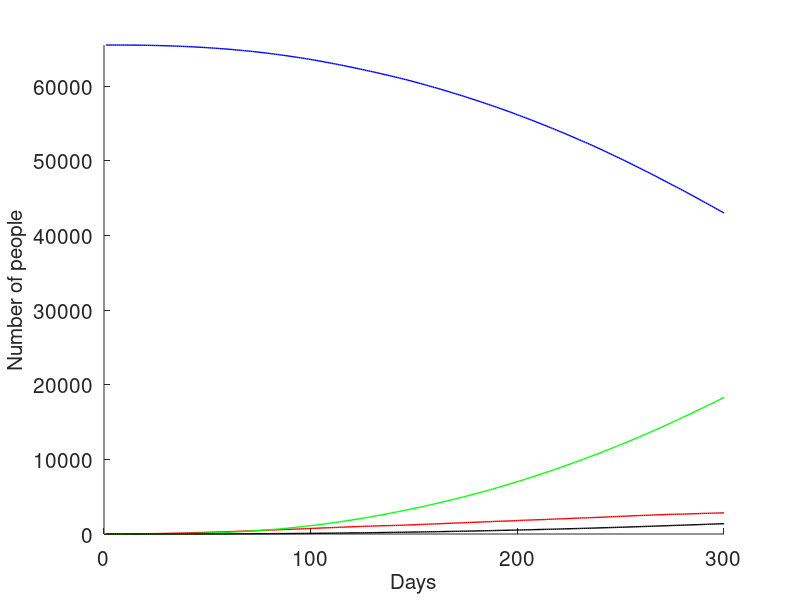
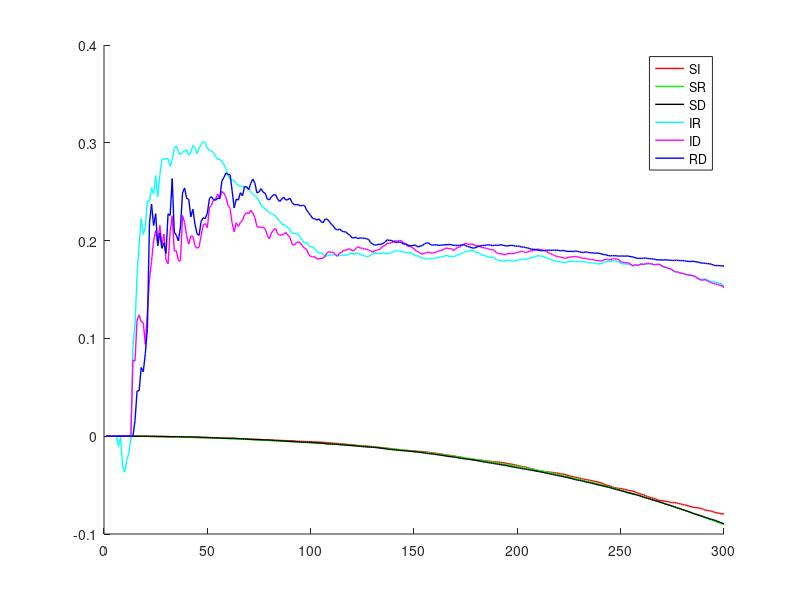
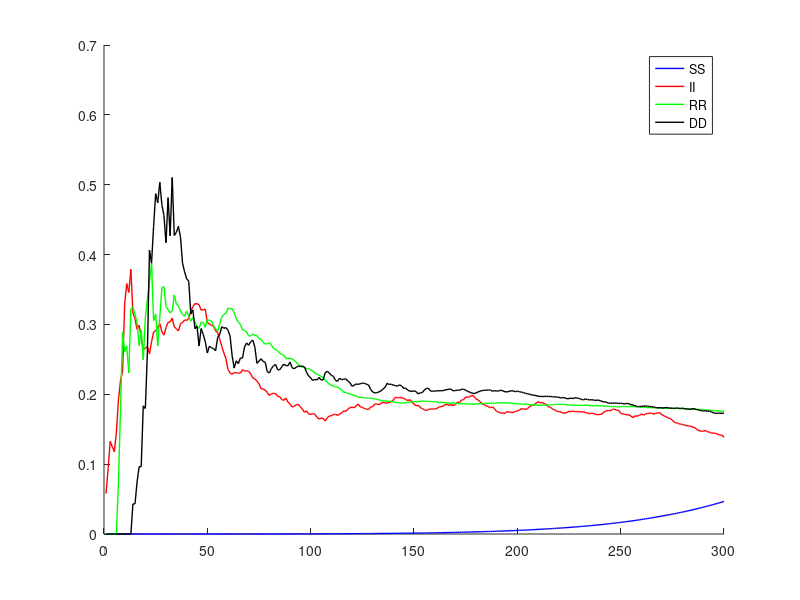
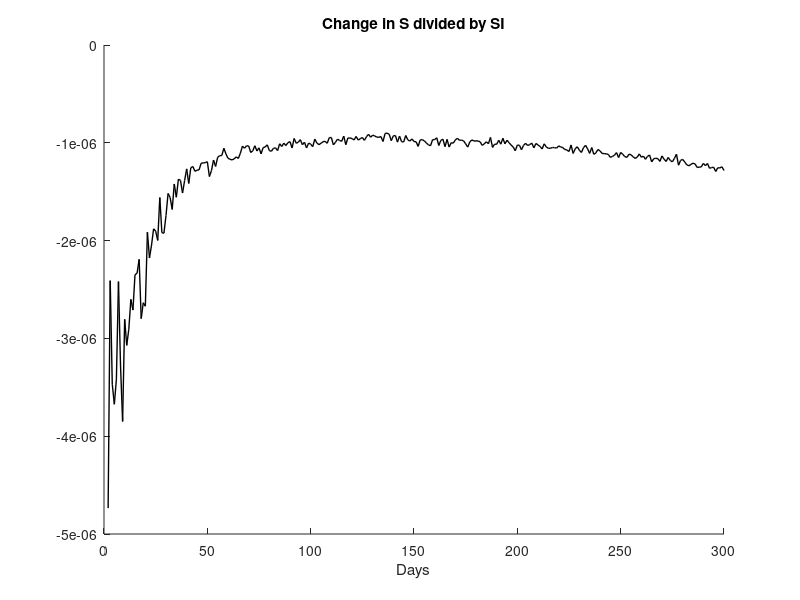

Write the MATLAB code that produced these figures, in order.

%SIRD model
clear

size=256; %side length of square

days=300;

infection_rate=.05; %the rate that each additional neighbor multiplies the infection by
infection_radius=3; %how much taxicab distance away someone can be and still infect
infection_factor=2; %chance goes down by a factor of this for every further distance
death_chance=.0003;
recovery_chance=.004;
long_connections=5; %how many "longer distance" connections can infect people
success_connect=.5;

times=20; %ensemble only

%setting up infection mechanism
for radius=1:infection_radius
  for x_offset=0:radius
    infection_matrix(infection_radius+1+x_offset,infection_radius+1+radius-x_offset)=1/infection_factor^(radius-1); 
    infection_matrix(infection_radius+1-x_offset,infection_radius+1+radius-x_offset)=1/infection_factor^(radius-1);
    infection_matrix(infection_radius+1+x_offset,infection_radius+1-radius+x_offset)=1/infection_factor^(radius-1);
    infection_matrix(infection_radius+1-x_offset,infection_radius+1-radius+x_offset)=1/infection_factor^(radius-1);    
  endfor
endfor

for iter=1:times
  lattice_si(:,:,iter)=zeros(size,size);
  lattice_rd(:,:,iter)=zeros(size,size); %0 is susceptible
  lattice_i_days=zeros(size,size);
  lattice_random(:,:,iter)=floor(rand(infection_radius*2+1)+success_connect);
  
  initial_infections=1;

  for x=1:initial_infections
%    initial_x=floor(size*rand())+1; %first position of infected
%    initial_y=floor(size*rand())+1;
    initial_x=floor(size/2)+1;
    initial_y=floor(size/2)+1;
    lattice_si(initial_x,initial_y,iter)=1;
  endfor

  for j=1:days
    i=rand(size);
    lattice_si_temp=lattice_si(:,:,iter);
    
    lattice_i_days=lattice_i_days+(lattice_si(:,:,iter)==1); %each day the chance of recovery/death goes up linearly
      
    lattice_neighbors=infection_rate*conv2(lattice_si(:,:,iter),infection_matrix.*lattice_random(:,:,iter),"same")-i;
    lattice_si_temp=lattice_si(:,:,iter) | (lattice_neighbors>0);
    lattice_rd(:,:,iter)=lattice_rd(:,:,iter)+3*(lattice_si(:,:,iter).*(i>(1-(death_chance*lattice_i_days))))+2*(lattice_si(:,:,iter).*(i<(recovery_chance*lattice_i_days)));
    lattice_si(:,:,iter)=lattice_si_temp & not(lattice_rd(:,:,iter));
    
    end_s(j,iter)=sum(sum((lattice_si(:,:,iter)+lattice_rd(:,:,iter))==0));
    end_i(j,iter)=sum(sum((lattice_si(:,:,iter)+lattice_rd(:,:,iter))==1));
    end_r(j,iter)=sum(sum((lattice_si(:,:,iter)+lattice_rd(:,:,iter))==2));
    end_d(j,iter)=sum(sum((lattice_si(:,:,iter)+lattice_rd(:,:,iter))==3));
    
    if any(any(lattice_si(:,:,iter)))==0
      end_s(:,iter)=end_s(:,iter-1);
      end_i(:,iter)=end_i(:,iter-1);
      end_r(:,iter)=end_r(:,iter-1);
      end_d(:,iter)=end_d(:,iter-1);
      break
    endif
  endfor
endfor

%statistics
for j=1:days
  end_s_average(j)=sum(end_s(j,:))/times;
  end_i_average(j)=sum(end_i(j,:))/times;
  end_r_average(j)=sum(end_r(j,:))/times;
  end_d_average(j)=sum(end_d(j,:))/times;
  end_ss_average(j)=sum(end_s(j,:).*end_s(j,:))/times;
  end_si_average(j)=sum(end_s(j,:).*end_i(j,:))/times;
  end_sr_average(j)=sum(end_s(j,:).*end_r(j,:))/times;
  end_sd_average(j)=sum(end_s(j,:).*end_d(j,:))/times;
  end_ii_average(j)=sum(end_i(j,:).*end_i(j,:))/times;
  end_ir_average(j)=sum(end_i(j,:).*end_r(j,:))/times;
  end_id_average(j)=sum(end_i(j,:).*end_d(j,:))/times;
  end_rr_average(j)=sum(end_r(j,:).*end_r(j,:))/times;
  end_rd_average(j)=sum(end_r(j,:).*end_d(j,:))/times;
  end_dd_average(j)=sum(end_d(j,:).*end_d(j,:))/times;
endfor

for x=1:size
  for y=1:size
    lattice_si_average(x,y)=sum(lattice_si(x,y,:))/times;
    lattice_rd_average(x,y)=sum(lattice_rd(x,y,:))/times;
  endfor
endfor
figure(1)
x=1:days;
clf;
hold on
plot(x,end_s_average(x),'b','LineWidth',1)
plot(x,end_i_average(x),'r','LineWidth',1)
plot(x,end_r_average(x),'g','LineWidth',1)
plot(x,end_d_average(x),'k','LineWidth',1)
set(gca,"ylim",[0 size^2])
set(gca,"xtick",0:100:days)
set(gca,"fontsize",15)
xlabel("Days", 'fontsize', 15)
ylabel("Number of people", 'fontsize', 15)
%legend("Susceptible","Infected","Recovered","Dead")
%title({"Stochastic Model"})
hold off

figure(2)
clf;
hold on
plot(x,(end_si_average(x)-end_s_average(x).*end_i_average(x))./((end_s_average(x)+1).*(end_i_average(x)+1)),'r','LineWidth',1)
plot(x,(end_sr_average(x)-end_s_average(x).*end_r_average(x))./((end_s_average(x)+1).*(end_r_average(x)+1)),'g','LineWidth',1)
plot(x,(end_sd_average(x)-end_s_average(x).*end_d_average(x))./((end_s_average(x)+1).*(end_d_average(x)+1)),'k','LineWidth',1)
plot(x,(end_ir_average(x)-end_i_average(x).*end_r_average(x))./((end_i_average(x)+1).*(end_r_average(x)+1)),'c','LineWidth',1)
plot(x,(end_id_average(x)-end_i_average(x).*end_d_average(x))./((end_i_average(x)+1).*(end_d_average(x)+1)),'m','LineWidth',1)
plot(x,(end_rd_average(x)-end_r_average(x).*end_d_average(x))./((end_r_average(x)+1).*(end_d_average(x)+1)),'b','LineWidth',1)
legend('SI','SR','SD','IR','ID','RD')
hold off

figure(3)
clf;
hold on
plot(x,(end_ss_average(x)-end_s_average(x).*end_s_average(x))./((end_s_average(x)+1).*(end_s_average(x)+1)),'b','LineWidth',1)
plot(x,(end_ii_average(x)-end_i_average(x).*end_i_average(x))./((end_i_average(x)+1).*(end_i_average(x)+1)),'r','LineWidth',1)
plot(x,(end_rr_average(x)-end_r_average(x).*end_r_average(x))./((end_r_average(x)+1).*(end_r_average(x)+1)),'g','LineWidth',1)
plot(x,(end_dd_average(x)-end_d_average(x).*end_d_average(x))./((end_d_average(x)+1).*(end_d_average(x)+1)),'k','LineWidth',1)
legend('SS','II','RR','DD')
hold off

figure(4)
clf;
hold on
x=2:days;
plot(x, (end_s_average(x)-end_s_average(x-1))./(end_s_average(x-1).*end_i_average(x-1)),'k','LineWidth',1)
title({"Change in S divided by SI"})
xlabel("Days")
hold off

figure(5)
clf;
hold on
x=1:size;
y=1:size;
%contourf(x,y,lattice_si_average(x,y)+lattice_rd_average(x,y),0:4)
hold off
